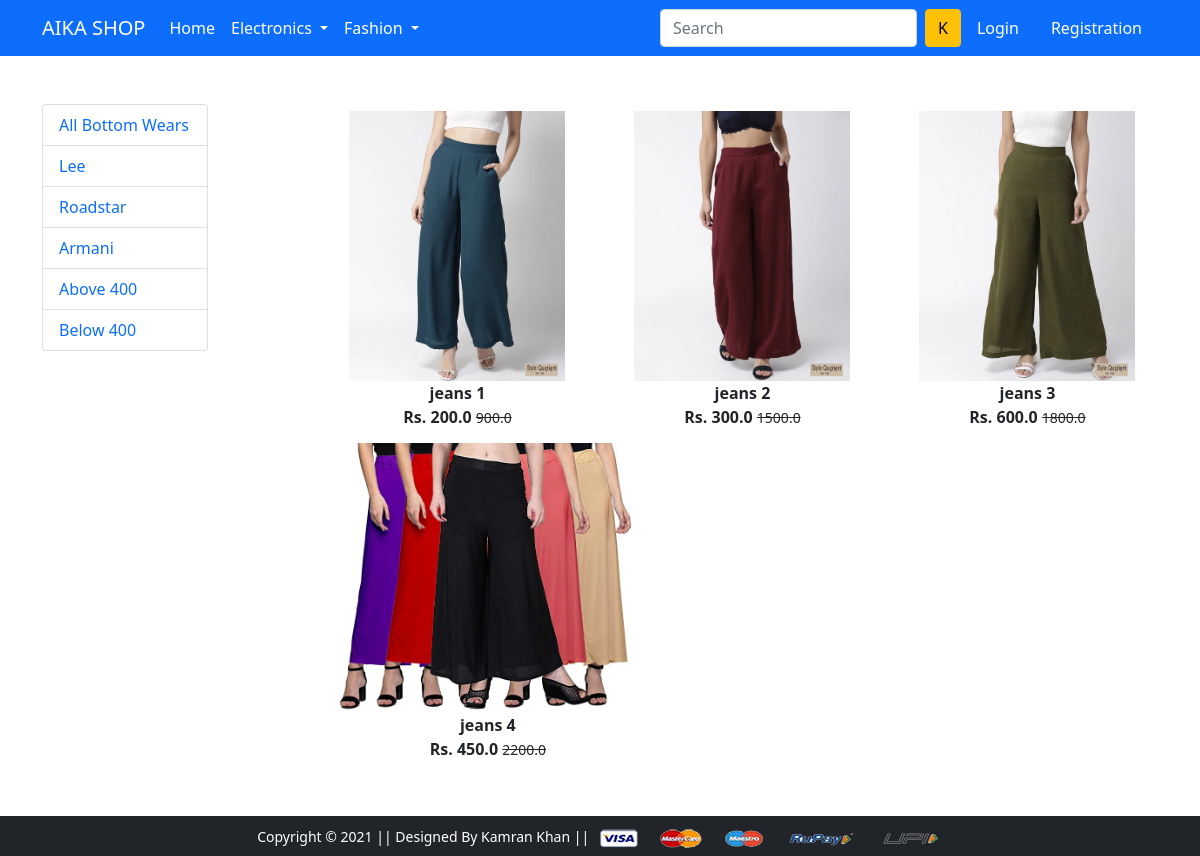
The app's page /bottomwear/ with its own data.
### app/models.py (models this page shows, shortened)
class Product(models.Model):
    title = models.CharField(max_length=100)
    selling_price = models.FloatField()
    discount_price = models.FloatField()
    description = models.TextField()
    brand = models.CharField(max_length=100)
    category = models.CharField(choices=CATEGORY_CHOICES,max_length=5)
    product_image = models.ImageField(upload_to='product/image')

### app/views.py (the view)
# urls.py: path('bottomwear/', views.bottomwear, name='bottomwear'),
def bottomwear(request,data=None):
    if data == None:
        bottomwears = Product.objects.filter(category='BW')
    elif (data == 'Lee' or data == 'Roadstar' or data == 'Armani' or data == 'spyke'):
        bottomwears = Product.objects.filter(category='BW').filter(brand=data)
    elif (data == 'below'):
        bottomwears = Product.objects.filter(category='BW').filter(discount_price__lt=400)
    elif (data == 'above'):
        bottomwears = Product.objects.filter(category='BW').filter(discount_price__gt=400)
    return render(request, 'app/bottomwear.html', {'bottomwears': bottomwears})

### app/templates/app/bottomwear.html (shortened to what this page needs)
{% extends 'app/base.html' %}
{% load static %}
{% block main-content %}
<div class="container my-5">
 <div class="row">
  <div class="col-sm-2">
   <div class="list-group">
       <a href="{% url 'bottomwear' %}" class="list-group-item" aria-current="true">All Bottom Wears</a>
       <a href="{% url 'bottomweardata' 'Lee' %}" class="list-group-item" aria-current="true">Lee</a>
       <a href="{% url 'bottomweardata' 'Roadstar' %}" class="list-group-item" aria-current="true">Roadstar</a>
       <a href="{% url 'bottomweardata' 'Armani' %}" class="list-group-item" aria-current="true">Armani</a>
       <a href="{% url 'bottomweardata' 'above' %}" class="list-group-item" aria-current="true">Above 400</a>
       <a href="{% url 'bottomweardata' 'below' %}" class="list-group-item" aria-current="true">Below 400</a>
   </div>
  </div>
  <div class="col-sm-9 offset-sm-1">
   <div class="row">
    {% for b in bottomwears %}
    <div class="col-sm-4 text-center">
        <a href="{% url 'product-detail' b.id %}" class="btn">
            <div class="item">
                <img src="{{b.product_image.url}}" alt="" height="270" srcset="">
                <div class="fw-bold">{{b.title}}</div>
                <div class="fw-bold">Rs. {{b.discount_price}}
                    <small class="fw-light text-decoration-line-through">{{b.selling_price}}</small>
                </div>
            </div>
        </a>
    </div>
    {% endfor %}
   </div>
  </div>
 </div>
</div>
{% endblock main-content %}

### records on screen
Product: product_image (picture), title "jeans 1", discount_price "200.0", selling_price "900.0"
Product: product_image (picture), title "jeans 2", discount_price "300.0", selling_price "1500.0"
Product: product_image (picture), title "jeans 3", discount_price "600.0", selling_price "1800.0"
Product: product_image (picture), title "jeans 4", discount_price "450.0", selling_price "2200.0"
